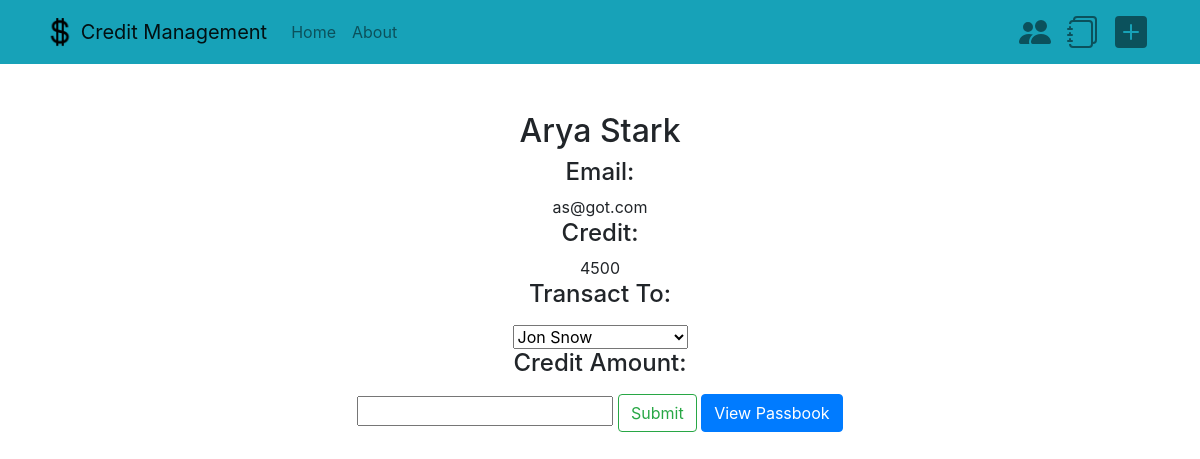
The page /profile/3 on the database its author committed.
### creditmanage/models.py (models this page shows)
class people(models.Model):
	name=models.CharField(max_length=64)
	email=models.EmailField()
	credit=models.IntegerField()
	def __str__(self):
		return self.name

### creditmanage/views.py (the view)
# urls.py: path('profile/<int:pk>',views.profile,name='profile'),
def profile(request,pk):
	name=people.objects.get(pk=pk)
	if(request.method=='POST'):
		cred=int(request.POST["credit"])
		tran=people.objects.get(pk=int(request.POST["trans"]))
		name.credit = name.credit - cred
		tran.credit = tran.credit + cred
		e = transaction(Sender=name,Receiver=tran,Credit_Amount=cred,Date=timezone.now(),Senderbalance=name.credit,Receiverbalance=tran.credit)
		e.save()
		name.save()
		tran.save()
		return render(request, 'creditmanage/profile.html',{
			'name': name,
			'people':people.objects.all(),
			'message': "Transaction Successfull!"
			})
	else:
		return render(request, 'creditmanage/profile.html',{
			'name': people.objects.get(pk=pk),
			'people':people.objects.all()
			})

### creditmanage/templates/creditmanage/profile.html (shortened to what this page needs)
{% extends 'creditmanage/layout.html' %}
{% block body %}
<div class="row justify-content-center mt-5">
	<div class="col-lg-7 text-center">
	<form method="POST">
			<h2>{{name.name}}</h2>
			<h4>Email:</h4>{{name.email}}
			<h4>Credit:</h4>{{name.credit}}
		<h4><label for="cars">Transact To:</label></h4>
		<select name="trans" id="cars">
			{% for person in people %}
				{%if person != name %}
					<option value="{{person.id}}">{{person}}</option>
				{% endif %}
		  {% endfor %}
		</select>
		<h4><label for="credit">Credit Amount:</label></h4>
		<input type="number" name="credit" max="{{name.credit}}" class="credit">
		<button type="submit" class="btn btn-outline-success">Submit</button>
		<a href="{% url 'viewpassbook' name.id %}" class="btn btn-primary">View Passbook</a>
	</form>
	</div>
</div>
{% endblock %}

### creditmanage/static/creditmanage/layout.css (style rules this page uses)
* { box-sizing: border-box; }
.row:after { content: ""; display: table; clear: both; }

### rows shown on the page
people: name "Arya Stark", email "as@got.com", credit "4500"

### other values the page prints
form field trans "Jon Snow"
